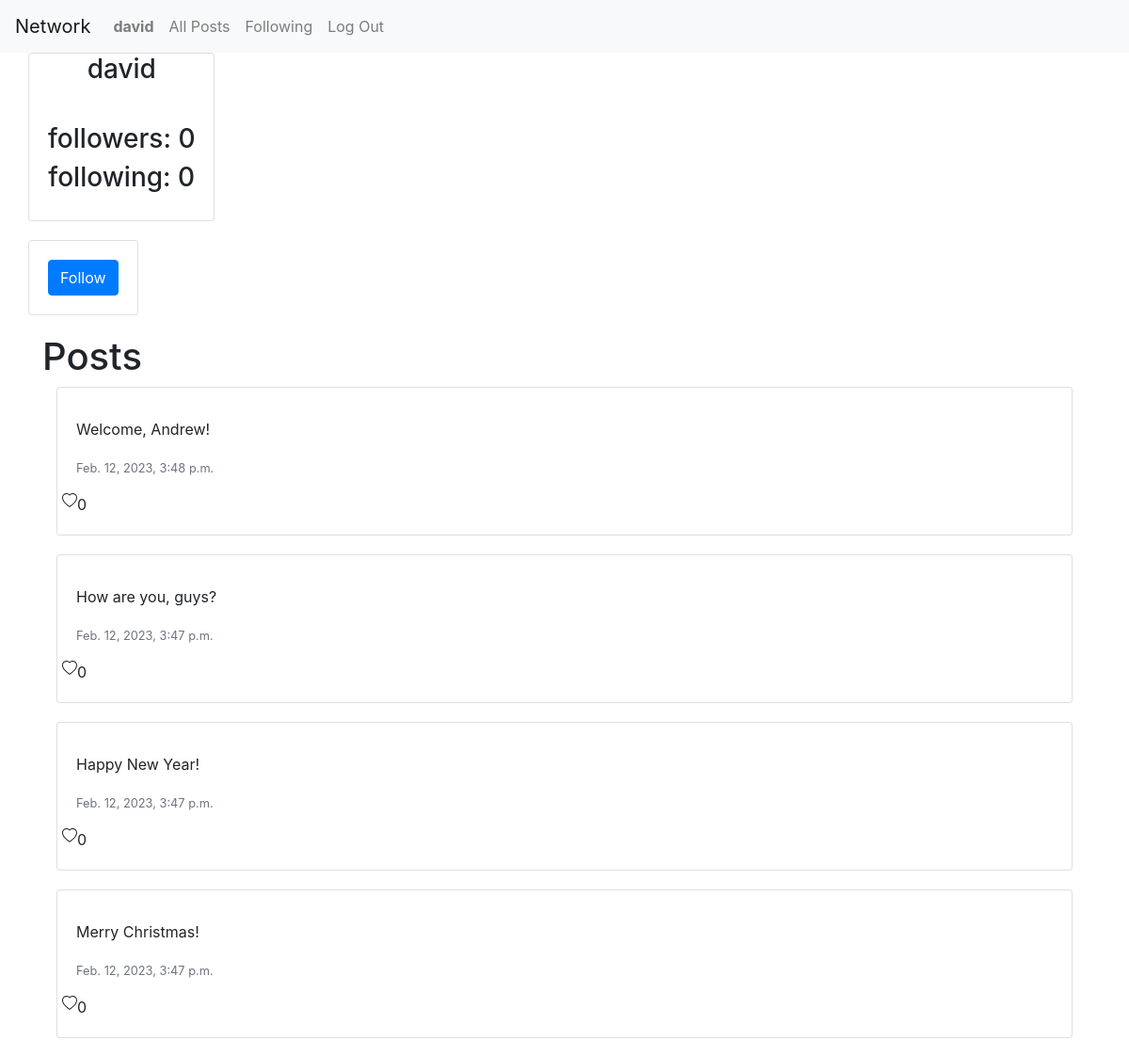
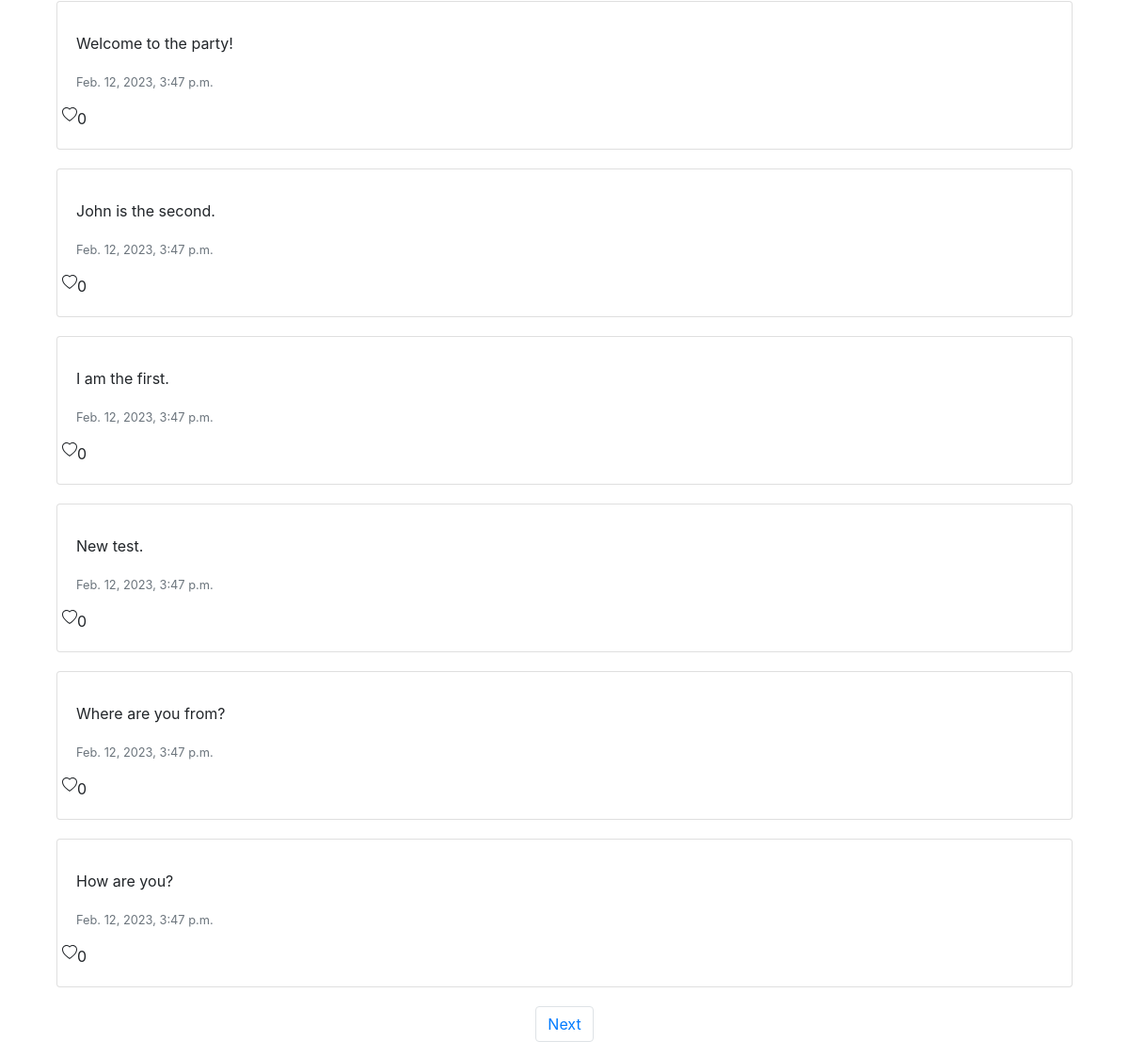
The app's page /profile/1 with its own data (2 pictures, top to bottom).
### network/models.py (models this page shows, shortened)
class User(AbstractUser):
    pass

class Post(models.Model):
    id = models.IntegerField(primary_key=True)
    user = models.ForeignKey(User, on_delete=models.CASCADE, related_name="posts")
    content = models.CharField(max_length=200)
    timestamp = models.DateTimeField(auto_now_add=True)
    likesNumber = models.IntegerField(default=0)

### network/views.py (the view)
# urls.py: path("profile/<int:id>", views.profile, name="profile"),
def profile(request, id):
    user = User.objects.get(id=id)
    if not Profile.objects.filter(user=user).exists():
        profile = Profile(user=user)
        profile.save()
    profile = Profile.objects.get(user = user)
    posts = Post.objects.all().filter(user=user).order_by("-timestamp")
    paginator = Paginator(posts, 10)
    followers = user.following.count()
    following = user.followers.count()
    page_number = request.GET.get('page')
    return render(request, "network/profile.html", {
        "user": user,
        "currentUser" : request.user,
        "posts": paginator.get_page(page_number),
        "followers": followers,
        "following": following,
        "profile": profile
    })

### network/templates/network/profile.html (shortened to what this page needs)
{% extends "network/layout.html" %}
{% load static %}
{% block body %}
<div class = "container">
    <div class = "row">
        <div col-sm-16 id = "name">
        <div class = "card">
            <div class = "card-title">
                <h3>
                    {{user.username}}
                </h3>
            </div>
            <div class = "card-body">
                <h3>
                    followers: {{followers}}
                </h3>
                <h3>
                    following: {{following}}
                </h3>
            </div>
        </div>
    </div>
</div>
{% if user.is_authenticated and currentUser != user %}
    {% if currentUser in profile.followers.all %}
    <form action="{% url 'unfollow' user.id %}" method="POST">
        {% csrf_token %}
        <div class = "row">
            <div class = "col-sm-16">
                <div class = "card">
                    <div class = "card-body">
                        <button type = "submit" id = "unfollow" class = "btn btn-primary">Unfollow</button>
                    </div>
                </div>
            </div>
        </div>
    </form>
    {% else %}
    <form action="{% url 'follow' user.id %}" method="POST">
        <div class = "row">
            <div class = "col-sm-16">
                <div class = "card">
                    <div class = "card-body">
                        <button type = "submit" id = "follow" class = "btn btn-primary">Follow</button>
                    </div>
                </div>
            </div>
        </div>
    </form>
    {% endif %}
{% endif %}
<h1>Posts</h1>
{% for post in posts %}
    <div class="container">
        <div class="row">
            <div class="col-md-12">
                <div class="card">
                    <div class="card-body">
                        <p class="card-text">{{ post.content }}</p>
                        <p class="card-text"><small class="text-muted">{{ post.timestamp }}</small></p>
                        <div class = "row">
                            {{ post.likesNumber }}
                         </div>
                    </div>
                </div>
            </div>
        </div>
    </div>
{% endfor %}
<nav class="d-flex aria-label=">
    <ul class="list-inline mx-auto justify-content-center">
        {% if posts.has_next %}
        <li class="page-item">
            <a class="page-link" id = "link" href="?page={{ posts.next_page_number }}">Next</a>
        </li>
        {% endif %}
    </ul>
</nav>
{% endblock %}

### network/templates/network/layout.html (shortened to what this page needs)
{% load static %}
<!DOCTYPE html>
<html lang="en">
    <head>
        <link rel="stylesheet" href="https://stackpath.bootstrapcdn.com/bootstrap/4.4.1/css/bootstrap.min.css">
        <link href="{% static 'network/styles.css' %}" rel="stylesheet">
    </head>
    <body>
        <nav class="navbar navbar-expand-lg navbar-light bg-light">
            <a class="navbar-brand" href="#">Network</a>
            <div>
              <ul class="navbar-nav mr-auto">
                {% if user.is_authenticated %}
                    <li class="nav-item">
                        <a class="nav-link" href="#"><strong>{{ user.username }}</strong></a>
                    </li>
                {% endif %}
                <li class="nav-item">
                  <a class="nav-link" id = "posts" href="{% url 'index' %}">All Posts</a>
                </li>
                {% if user.is_authenticated %}
                    <li class="nav-item">
                        <a class="nav-link" href="{% url 'following' %}">Following</a>
                    </li>
                    <li class="nav-item">
                        <a class="nav-link" href="{% url 'logout' %}">Log Out</a>
                    </li>
                {% endif %}
              </ul>
            </div>
          </nav>
        <div class="body">
            {% block body %}
            {% endblock %}
        </div>
    </body>
</html>

### network/static/network/styles.css (style rules this page uses)
#name { text-align: center; }
.card { margin-bottom: 20px; }

### records on screen
User: username "david"
Post: content "Welcome, Andrew!", timestamp "Feb. 12, 2023, 3:48 p.m.", likesNumber "0"
Post: content "How are you, guys?", timestamp "Feb. 12, 2023, 3:47 p.m.", likesNumber "0"
Post: content "Happy New Year!", timestamp "Feb. 12, 2023, 3:47 p.m.", likesNumber "0"
Post: content "Merry Christmas!", timestamp "Feb. 12, 2023, 3:47 p.m.", likesNumber "0"
Post: content "Welcome to the party!", timestamp "Feb. 12, 2023, 3:47 p.m.", likesNumber "0"
Post: content "John is the second.", timestamp "Feb. 12, 2023, 3:47 p.m.", likesNumber "0"
Post: content "I am the first.", timestamp "Feb. 12, 2023, 3:47 p.m.", likesNumber "0"
Post: content "New test.", timestamp "Feb. 12, 2023, 3:47 p.m.", likesNumber "0"
Post: content "Where are you from?", timestamp "Feb. 12, 2023, 3:47 p.m.", likesNumber "0"
Post: content "How are you?", timestamp "Feb. 12, 2023, 3:47 p.m.", likesNumber "0"

### other values on screen
{{ followers }} "0"
{{ following }} "0"
